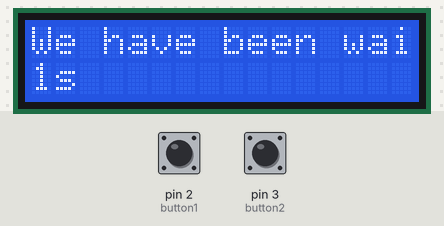
Bench run of a sketch on a simulated Arduino Uno, built with avr-gcc and run on an emulated ATmega328P. Parts: 16×2 character LCD. The test bench sets the inputs (shaded band); at power-on: pin 2 (button1) HIGH, pin 3 (button2) HIGH.

Above: at 1.2 s.
1.3 s: pin 2 (button1) pulled LOW for 0.15 s
At 1.9 s:
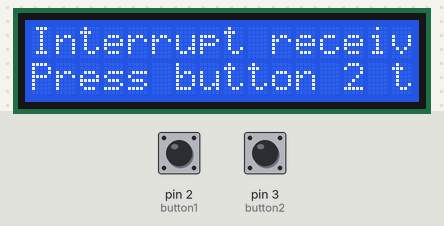
2.0 s: pin 3 (button2) pulled LOW for 0.15 s
2.7 s: pin 2 (button1) pulled LOW for 1 s
4.3 s: pin 3 (button2) pulled LOW for 1 s
At 5.8 s:
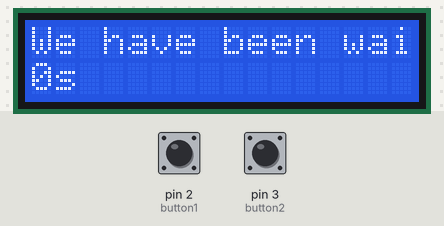
5.9 s: pin 2 (button1) pulled LOW for 3.2 s
At 9.5 s:
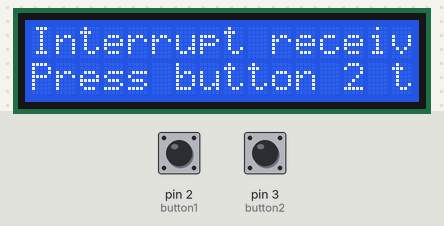
Timing chart, 0 to 10.7 s (numbered marks = the images above; inputs shaded):
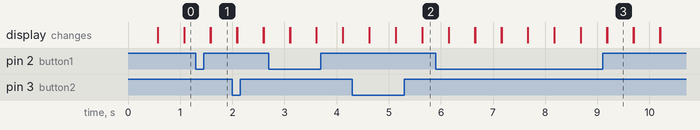

Measured:
- after the input at 1.3 s, the display: first differs from a run without the input after 0.29 s (image 1)
- after the input at 4.3 s, the display: first differs from a run without the input after 1.3 s (image 2)
- after the input at 5.9 s, the display: first differs from a run without the input after 3.3 s (image 3)
- what the display in image 3 shows lasts 0.5 s, from 9.2 s to 9.7 s

The sketch:

7.ino
```cpp
// 1- Tanuj Dave - 665028452
// 2- Lab 7
// 3- Description - display prompts and time as interrupted by buttons
// 4- Hardware working properly and lab demo circuit
// 5- https://www.arduino.cc/en/Reference/Millis https://www.arduino.cc/reference/en/language/functions/external-interrupts/attachinterrupt/ https://docs.arduino.cc/learn/electronics/lcd-displays
// 6- Demo: 4/4/2022 3:55 pm grader: anshuman

#include <LiquidCrystal.h>

//declaring variables for the lcd
const int rs = 12, en = 11, d4 = 7, d5 = 6, d6 = 5, d7 = 4;
LiquidCrystal lcd(rs, en, d4, d5, d6, d7);


// declaring buttons
int button1 = 2;
int button2 = 3;

// boolean to trank button 1 pressed
bool bp = false;

// stroe the previous millis();
unsigned  long prev = 0;

void setup() {
  // lcd
  lcd.begin(16, 2);

  // buttons for interrupts
  pinMode(button1, INPUT_PULLUP);
  pinMode(button2, INPUT_PULLUP);

  // attaching interrupt functions
  attachInterrupt(digitalPinToInterrupt(button1), b1, RISING);
  attachInterrupt(digitalPinToInterrupt(button2), b2, RISING);
}

void loop() {
  // if the buttons is not pressed
  if (!bp) {
    lcd.setCursor(0,0);
    lcd.print("We have been waiting for ");
    lcd.setCursor(0, 1);
    lcd.print((millis() - prev) / 1000);
    lcd.print("s");
    delay(500); // wait for some time for lcd to show the prompt properly
    lcd.clear();
  } else { // if it is pressed print the prompt
    lcd.setCursor(0,0);
    lcd.print("Interrupt received!");
    lcd.setCursor(0,1);
    lcd.print("Press button 2 to continue");
    delay(500); // wait for some time for lcd to show the prompt properly
    lcd.clear();
  }

}

// button 2 interrupt
void b2() {
  if (bp) { // if buttons 1 is not pressed, then skip over
    prev = millis(); // store the current millis for sub
    bp = false; // set button 1 to unpressed
  }
}

// button 1 interrupt
void b1() {
  if (!bp) { // if it is pressed then skip over
    bp = !bp; // change the state
  }
}
```
